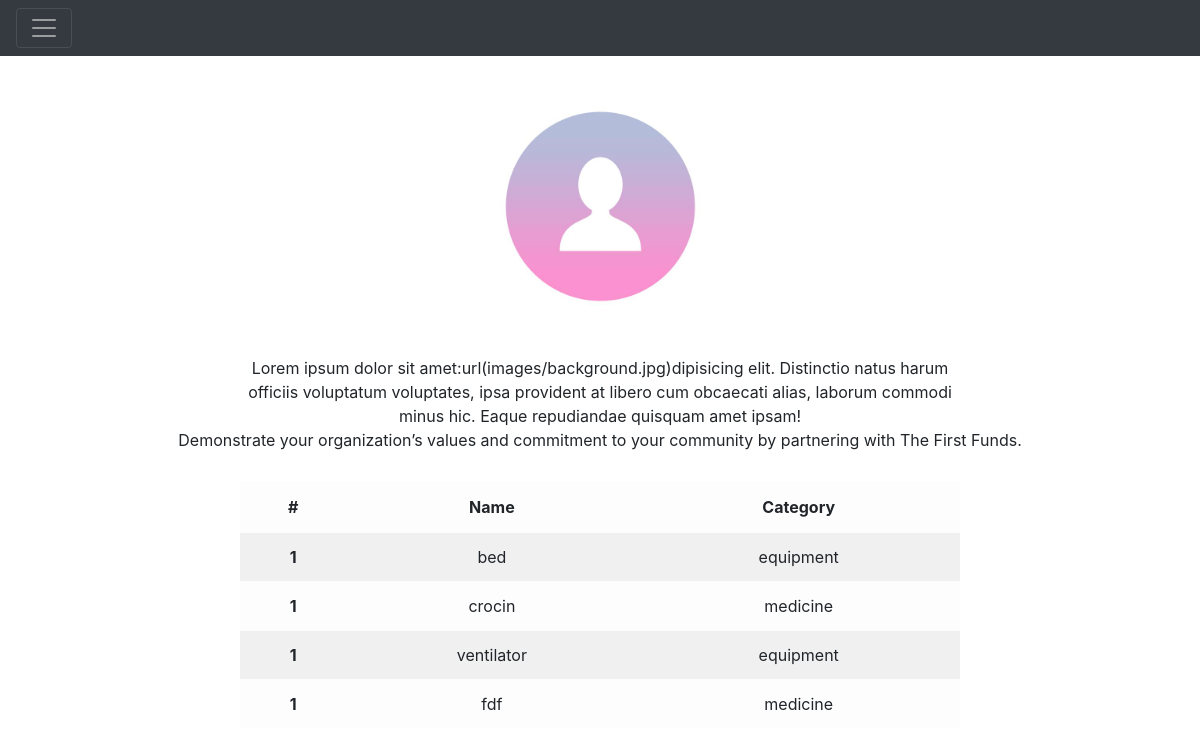
Before: /main/tabular/3 (signed in) with the older database file.
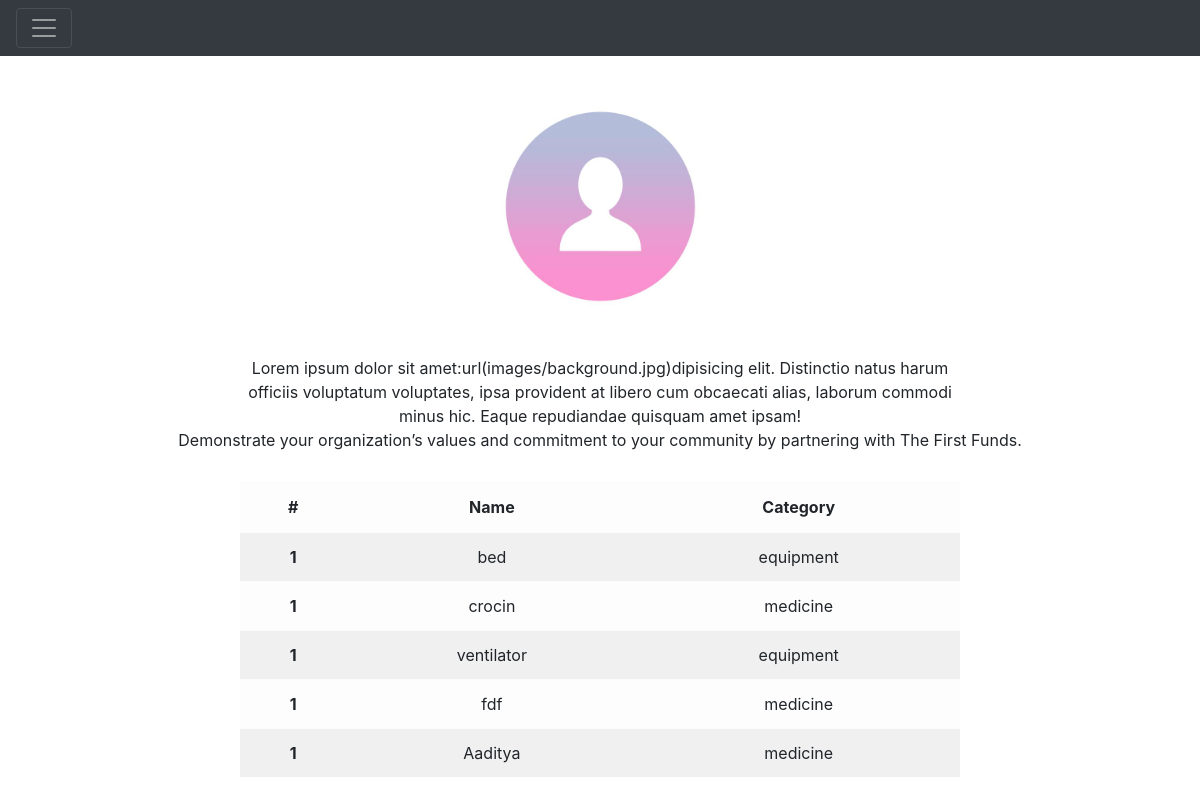
After: the same page with the newer database file.
### main/models.py (models this page shows, shortened)
class Requirements(models.Model):
    category = [
        ('medicine', 'medicine'),
        ('equipment', 'equipment'),
    ]
    ngo = models.ForeignKey(Ngo, on_delete=models.CASCADE)
    name = models.CharField(max_length=100)
    category = models.CharField(max_length=20, choices=category)
    initial_count = models.FloatField()
    donation_count = models.FloatField(default=0)

### main/views.py (the view)
# urls.py: path('tabular/<str:pk>', views.tabular, name='tabular'),
@ ngo_user_required
def tabular(request, pk):
    id = pk
    ngos = Ngo.objects.get(user_id=id)
    requirements = Requirements.objects.filter(ngo=ngos)
    context = {'id': id, 'requirements': requirements}
    return render(request, 'main/tabular.html', context)

### main/templates/main/tabular.html
{% extends 'main/admin.html' %}
{% block content %}
<section id="table">
    <table style="margin: 30px 20% 30px 20%; width:60%" class="table table-striped table-light">
        <thead>
            <tr>
                <th scope="col">#</th>
                <th scope="col">Name</th>
                <th scope="col">Category</th>
            </tr>
        </thead>
        <tbody>
            {% for requirement in requirements %}
            <tr>
                <th scope="row">1</th>
                <td>{{requirement.name}}</td>
                <td>{{requirement.category}}</td>
            </tr>
            {% endfor %}
        </tbody>
    </table>
</section>
{% endblock %}

Changed rows visible on the page:
added Requirements: name "Aaditya", category "medicine"
